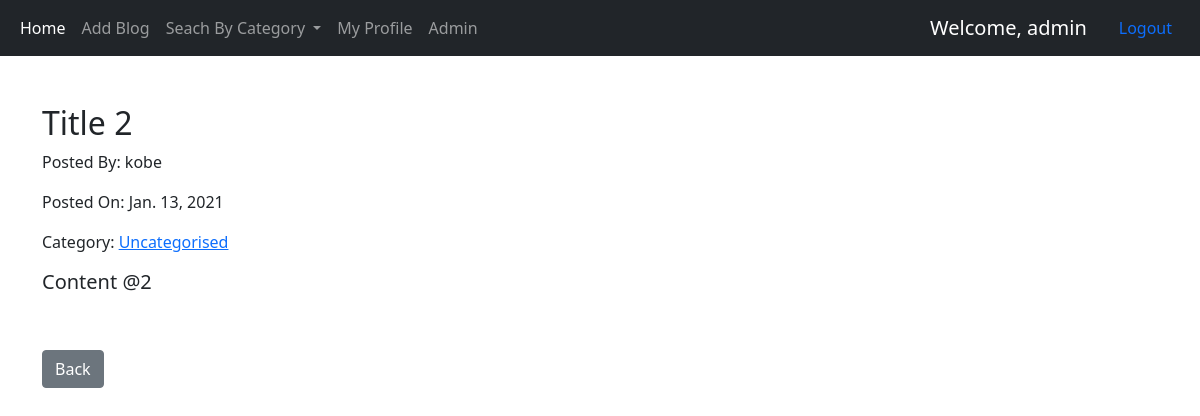
The page /12/ (signed in) on the database its author committed.
### blogs/models.py (models this page shows, shortened)
class Article(models.Model):
	title=	models.CharField(max_length= 30, null=False)
	author=  models.ForeignKey(User, on_delete= models.CASCADE)
	content=	models.TextField()
	post_date= models.DateField(auto_now_add= True)
	category=	models.CharField(max_length= 30, default= 'Uncategorised')
	likes= models.ManyToManyField(User, related_name='blog_posts')

### pages/views.py (the view)
# urls.py: path('<int:my_id>/', article_detail_view, name='article-detail'),
def article_detail_view(request, my_id):
	if not request.user.is_authenticated:
		return redirect('login')
	print(my_id)
	obj = Article.objects.get(id = my_id)
	context ={
		'object': obj
	}
	return render(request, 'article_detail.html', context)

### templates/article_detail.html (shortened to what this page needs)
{% extends 'base.html' %}
{% block content%}
<br><br>
<h2>
	{{ object.title }}
</h2>
<p>Posted By: {{ object.author }}</p>
<p>Posted On: {{ object.post_date }}</p>
<p> Category: <a href="{% url 'article-category' object.category %}">  {{ object.category }} </a> </p>
<h5>{{ object.content }}</h5>
<br><br>
<a href="{% url 'home' %}" class="btn btn-secondary"> Back </a>
{% endblock %}

### templates/navbar.html (shortened to what this page needs)
    <nav class="navbar navbar-expand-lg navbar-dark bg-dark">
  <div class="container-fluid">
    <div class="collapse navbar-collapse" id="navbarSupportedContent">
      <ul class="navbar-nav me-auto mb-2 mb-lg-0">
        <li class="nav-item">
          <a class="nav-link active" aria-current="page" href="{% url 'home' %}">Home</a>
        </li>
        <li class="nav-item">
          <a class="nav-link" href="{% url 'article-create' %}">Add Blog</a>
        </li>
        <li class="nav-item dropdown">
          <a class="nav-link dropdown-toggle" href="#" id="navbarDropdown" role="button" data-bs-toggle="dropdown" aria-expanded="false">
            Seach By Category
          </a>
        </li>
        <li class="nav-item">
          <a class="nav-link" href="{% url 'profile' %}">My Profile</a>
        </li>
        {% if request.user.username == 'admin' %}
        <li class="nav-item">
          <a class="nav-link" href="http://127.0.0.1:8000/admin">Admin</a>
        </li>
        {% else %}
        <li class="nav-item">
          <a class="nav-link disabled" href="#" tabindex="-1" aria-disabled="true">Admin</a>
        </li>
        {% endif %}
      </ul>
      <form class="d-flex">
        <a class="navbar-brand" href="#">Welcome, {{ request.user }}</a>
        <a class="nav-link" href="{% url 'logout' %}">Logout</a>
      </form>
    </div>
  </div>
</nav>

### rows shown on the page
Article: title "Title 2", author "kobe", post_date "Jan. 13, 2021", category "Uncategorised", content "Content @2"

### other values the page prints
{{ request.user }} "admin"
